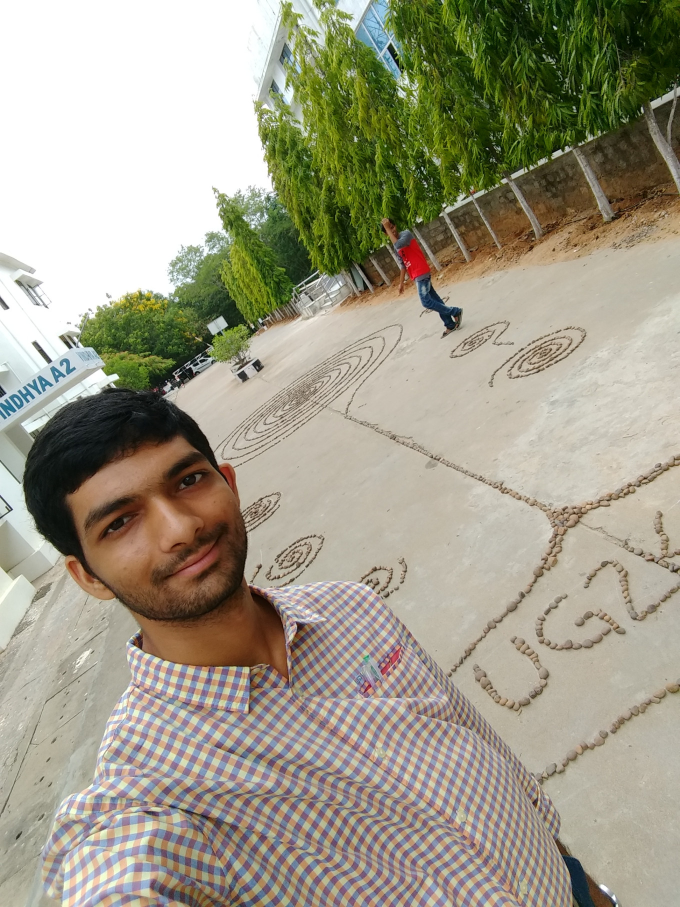
#> input picture face-images/1.jpg, 1360 x 1814 px (shown at 1/2 size); its folder holds 5 pictures in this run
$ python detect-face.py
#> lines starting #> are read from the running program, lines starting #| are printed output that depends on the picture
""" Steps to Detect Face
1. Load images from a given path.
2. Apply face detection algo.

"""
import os
import cv2

class Images :
    def __init__(self, path):
        self.path = path
        print("Path = " + self.path)

    def load_images(self):
        print("Loading from " + self.path)
        images = []
        for image in os.listdir(path):
            images.append(path + "/" + image)
        return images

if __name__ == "__main__":
    face_cascade = cv2.CascadeClassifier('./supporting-files/haarcascade_frontalface_default.xml')
    path="./face-images"
    I=Images(path)
    images = I.load_images()
    # print(images)
    # image_1 = cv2.imread("/home/amogh/Pictures/Webcam/2020-07-14-232018.jpg")
    image_1 = cv2.imread(path + "/" + "1.jpg")
#> image_1 is the input picture: shape (1814, 1360, 3); mean B, G, R 137.3, 156.1, 160.4
    # image_1 = cv2.imread(images[0])
    image_1 = cv2.resize(image_1, (500, 500))
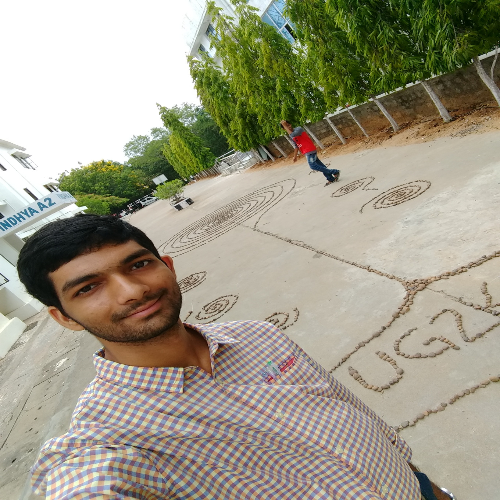
#> image_1: shape (500, 500, 3); mean B, G, R 137.2, 156, 160.2
    # cv2.imshow('Image', cv2.resize(image_1, (500, 500)))
    # cv2.waitKey(2000)
    gray = cv2.cvtColor(image_1, cv2.COLOR_BGR2GRAY)
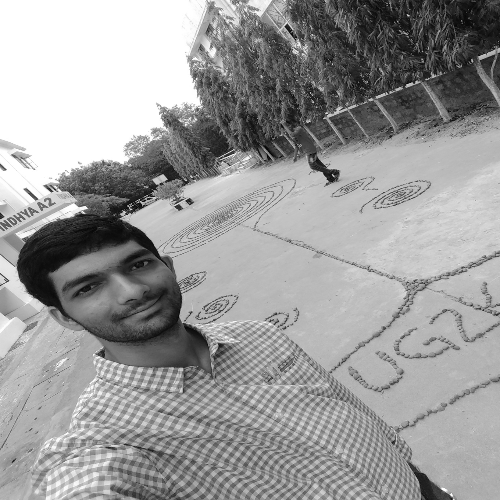
#> gray: shape (500, 500); min 3, max 255, mean 155.1
    faces = face_cascade.detectMultiScale(gray, 1.3, 5)
#> faces = ()

    for (x, y, w, h ) in faces :
        print("a")
        print(x,y,w,h)
        image_1 = cv2.rectangle(image_1, (x,y),(x+w, y+h), (255,0,0),2)
#> this loop made 0 passes
        # cv2.imshow("Face", cv2.rectangle(image_1, (x,y),(x+w, y+h), (255,0,0),2))
    cv2.imshow("Detected Face", image_1)
    cv2.waitKey(0)
    cv2.destroyAllWindows()
